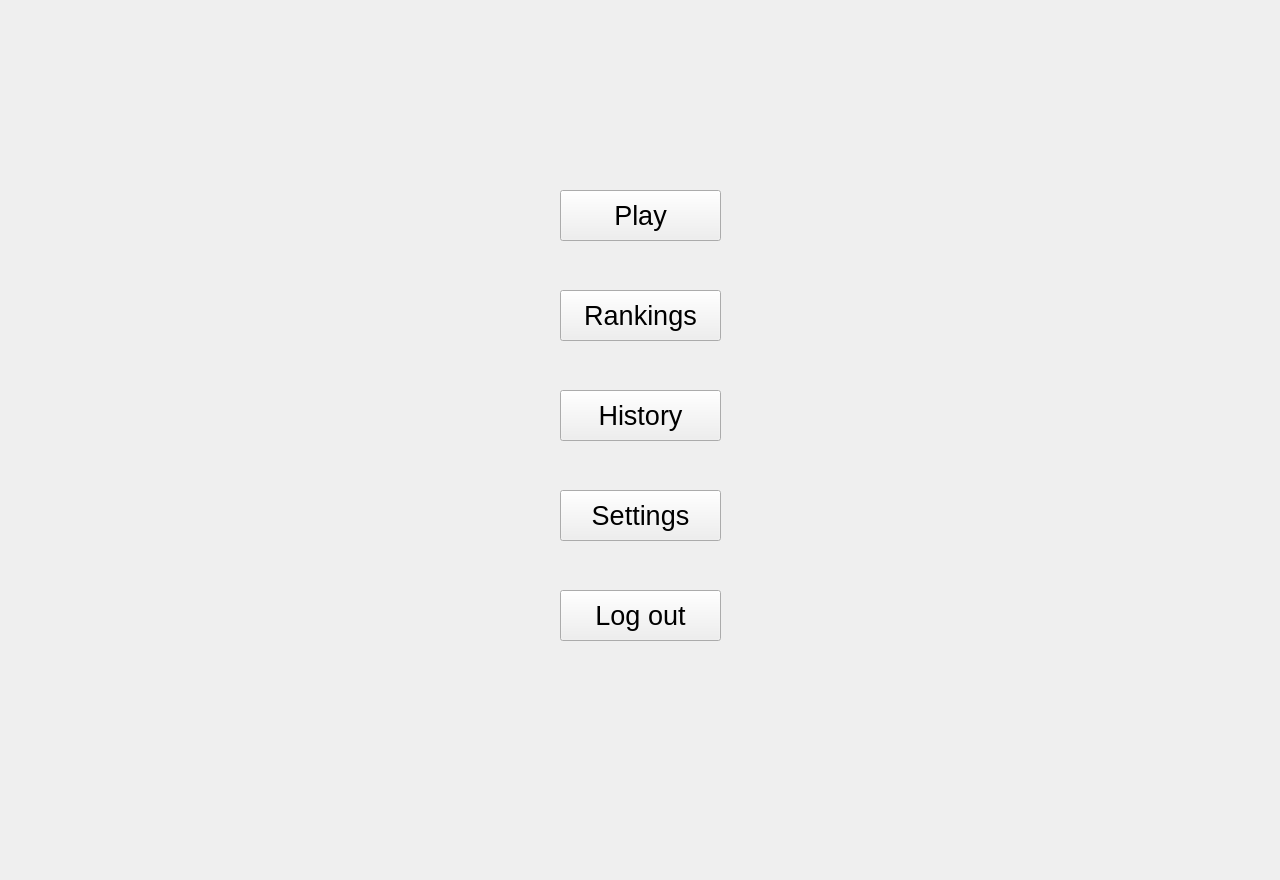
<?xml version="1.0" encoding="UTF-8"?>
<ui version="4.0">
 <class>MenuWidget</class>
 <widget class="QWidget" name="MenuWidget">
  <property name="geometry">
   <rect>
    <x>0</x>
    <y>0</y>
    <width>1280</width>
    <height>880</height>
   </rect>
  </property>
  <property name="windowTitle">
   <string>Form</string>
  </property>
  <widget class="QPushButton" name="btn_play">
   <property name="geometry">
    <rect>
     <x>560</x>
     <y>190</y>
     <width>161</width>
     <height>51</height>
    </rect>
   </property>
   <property name="font">
    <font>
     <pointsize>20</pointsize>
    </font>
   </property>
   <property name="text">
    <string>Play</string>
   </property>
  </widget>
  <widget class="QPushButton" name="btn_rankings">
   <property name="geometry">
    <rect>
     <x>560</x>
     <y>290</y>
     <width>161</width>
     <height>51</height>
    </rect>
   </property>
   <property name="font">
    <font>
     <pointsize>20</pointsize>
    </font>
   </property>
   <property name="text">
    <string>Rankings</string>
   </property>
  </widget>
  <widget class="QPushButton" name="btn_history">
   <property name="geometry">
    <rect>
     <x>560</x>
     <y>390</y>
     <width>161</width>
     <height>51</height>
    </rect>
   </property>
   <property name="font">
    <font>
     <pointsize>20</pointsize>
    </font>
   </property>
   <property name="text">
    <string>History</string>
   </property>
  </widget>
  <widget class="QPushButton" name="btn_settings">
   <property name="geometry">
    <rect>
     <x>560</x>
     <y>490</y>
     <width>161</width>
     <height>51</height>
    </rect>
   </property>
   <property name="font">
    <font>
     <pointsize>20</pointsize>
    </font>
   </property>
   <property name="text">
    <string>Settings</string>
   </property>
  </widget>
  <widget class="QPushButton" name="btn_logout">
   <property name="geometry">
    <rect>
     <x>560</x>
     <y>590</y>
     <width>161</width>
     <height>51</height>
    </rect>
   </property>
   <property name="font">
    <font>
     <pointsize>20</pointsize>
    </font>
   </property>
   <property name="text">
    <string>Log out</string>
   </property>
  </widget>
 </widget>
 <resources/>
 <connections/>
</ui>
